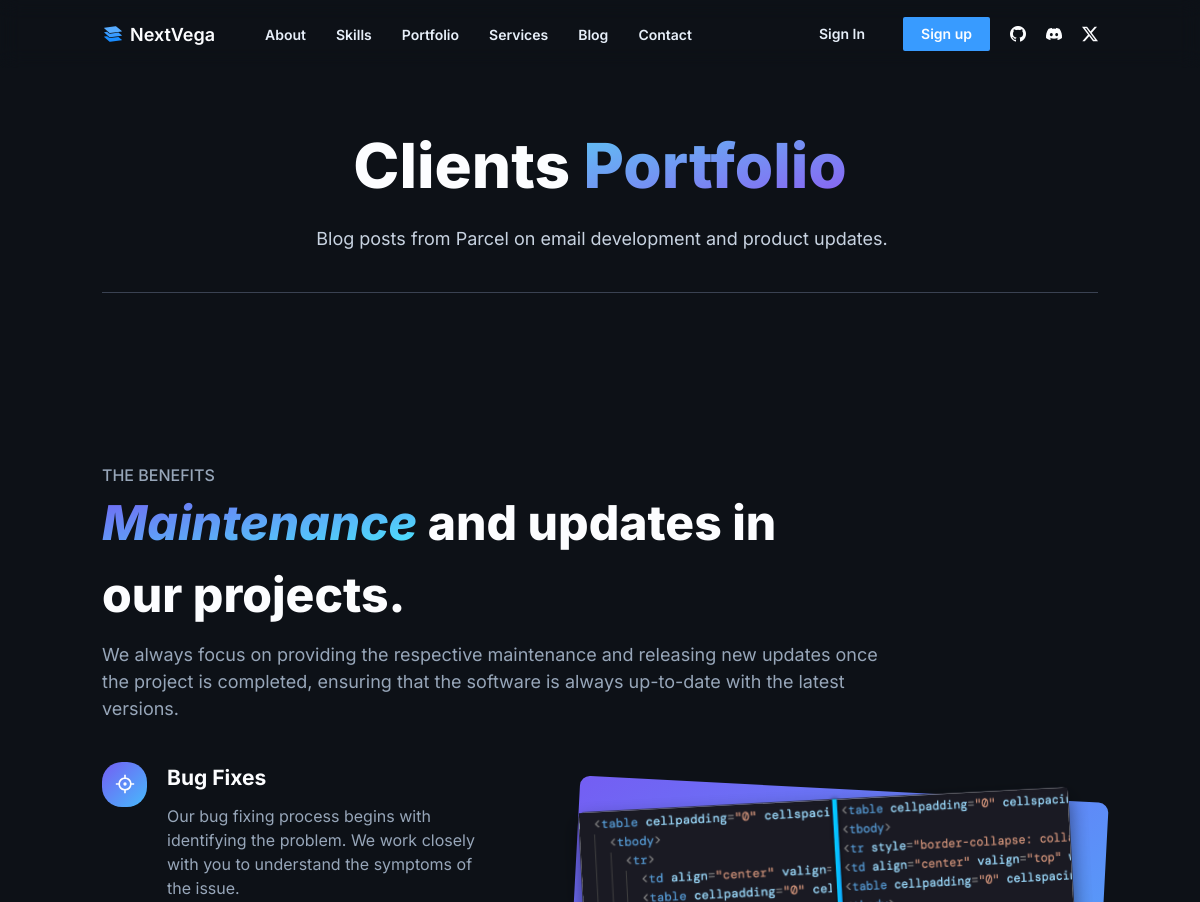
Page /portfolio/ (upper part) on the earlier database version.
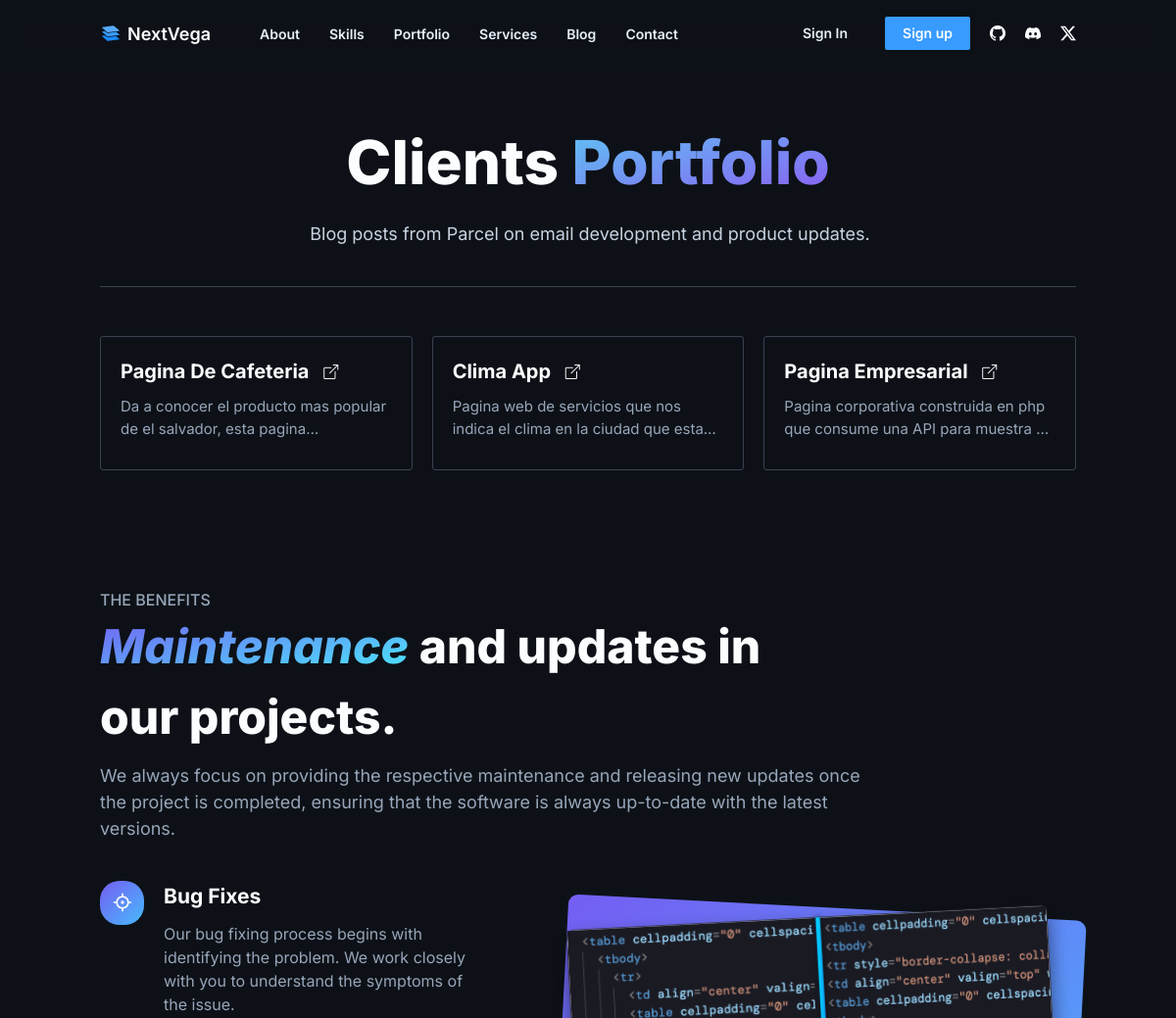
Same page on the later database version.
### home/models.py (models this page shows, shortened)
class ProyectosWeb(models.Model):
    nombre_proyecto = models.CharField(max_length=100)
    enlace_proyecto = models.CharField(max_length=100)
    contenido_proyecto = models.TextField(verbose_name='Contenido:')
    categoria_proyecto = models.ForeignKey(CategoriasWeb, on_delete=models.CASCADE, related_name='categoriaweb')
    created_at = models.DateTimeField(auto_now_add=True, verbose_name='Creado El :')
    updated_at = models.DateTimeField(auto_now =True, verbose_name='Actualizado El :')
    class Meta:
        verbose_name = "Proyecto"
        verbose_name_plural = "Proyecto"

### home/views.py (the view)
# urls.py: path('portfolio/', views.portfolio, name="portfolio"),
def portfolio(request):
    proyectosWeb = ProyectosWeb.objects.all().order_by('-id')
    return render(request, 'portfolio/index.html',{
        'title': 'Clients Portfolio',
        'proyectosWeb' : proyectosWeb
    })

### home/context_processors.py (called while the page is built)
def get_FormSingUp(request):
    formSingUp = FormSingUp()
    return{
        'formSingUp': formSingUp
    }

def get_FormSingIn(request):
    formSingIn = FormSingIn()
    return{
        'formSingIn': formSingIn
    }

def get_TinyMCE(request):
    tiny_mce = settings.TINYMCE_API
    return{
        'tiny_mce' : tiny_mce
    }

def public_Key(request):
    recaptcha = settings.RECAPTCHA_SITE_KEY
    return{
        'site_key': recaptcha
    }

### home/templates/portfolio/index.html (shortened to what this page needs)
{% extends 'layouts/layout.html' %}
{% load static %}
{% block content%}
<main class="contenedor main__principal main__principal__child main__principal__child-about">
    <section class="main__principal__text">
        <div class="main__principal__text__header">
            <h1 class="main__principal__text__header-slogan ">Clients <span class="main__principal__text__header-slogan--color">Portfolio</span></h1>
        </div>
        <div class="main__principal__text__description">
            <p class="main__principal__text__description-more">
                Blog posts from Parcel on email development and product updates.
            </p>
        </div>
    </section>
</main>
<section class="contenedor code__editor__principal__main code__editor__principal__main-projects portfolio__project">
    <section class="code__editor__principal__main__skills-3">
        {% for proyectos in proyectosWeb %}
            <a class="code__editor__principal__main__skills__item code__editor__principal__main__skills__item-backgroundMove" href="{{proyectos.enlace_proyecto}}" target="_blank">
                <h3 class="code__editor__principal__main__skills__item-title">{{proyectos.nombre_proyecto}} <i class="bi bi-box-arrow-up-right"></i></h3>
                <p class="code__editor__principal__main__skills__item-text">{{proyectos.contenido_proyecto}}</p>
            </a>
        {% endfor %}
    </section>
</section>
<section class="contenedor code__editor__principal__main delete__margin__top">
    <section class="code__editor__principal__header__main">
        <h3 class="code__editor__principal__header__main-subtitle">The benefits</h3>
        <h1 class="code__editor__principal__header__main-title code__editor__principal__header__main-title-small"> <span class="code__editor__principal__header__main-title-color">Maintenance</span> and updates in our projects.</h1>
    </section>
    <section class="code__editor__principal__main__description">
        <p class="code__editor__principal__main__description-text">
            We always focus on providing the respective maintenance and releasing new updates once the project is
            completed, ensuring that the software is always up-to-date with the latest versions.
        </p>
    </section>
    <article class="code__editor__principal__main__grid">
        <section class="code__editor__principal__main__skills-2">
            <article class="code__editor__principal__main__skills__item">
                <div class="code__editor__principal__main__skills__item-svg">
                    <div class="code__editor__principal__main__skills__item-svg-box">
                    </div>
                </div>
                <div class="code__editor__principal__main__skills__item-grid">
                    <h3 class="code__editor__principal__main__skills__item-title">Bug Fixes</h3>
                    <p class="code__editor__principal__main__skills__item-text">
                        Our bug fixing process begins with identifying the problem. We work closely with you to understand the symptoms of the issue.
                    </p>
                </div>
            </article>
        </section>
        <div class="code__editor__principal__main__img">
            <img src="{% static 'build/img/comparacion.svg' %}" alt="brand">
        </div>
    </article>
</section>
{% endblock %}

### home/templates/layouts/layout.html (shortened to what this page needs)
{% load static %}
<!DOCTYPE html>
<html lang="en">
<head>
    <link rel="stylesheet" href="https://cdn.jsdelivr.net/npm/bootstrap-icons@1.11.3/font/bootstrap-icons.min.css">
    <link rel="stylesheet" type="text/css" href="https://cdn.jsdelivr.net/npm/toastify-js/src/toastify.min.css">
    <link href="https://unpkg.com/aos@2.3.1/dist/aos.css" rel="stylesheet">
    <link rel="stylesheet" type="text/css" href="{% static 'build/css/app.css' %}" as="stylesheet">
</head>
<body>
    <header class="header__principal">
        <nav class="contenedor header__principal__grid">
            <section class="header__principal__nav">
                <a class="header__principal__nav__logo" href="{% url 'inicio' %}">
                    <img class="header__principal__nav__logo-img" src="{% static 'build/img/logo.svg' %}" alt="logo">
                    <h1 class="header__principal__nav__logo-text">NextVega</h1>
                </a>
                <ul class="header__principal__nav__list">
                    <li class="header__principal__nav__list__item">
                        <a class="header__principal__nav__list__item-link" href="{% url 'about'%}"> About</a>
                    </li>
                    <li class="header__principal__nav__list__item">
                        <a class="header__principal__nav__list__item-link" href="{% url 'skills'%}"> Skills</a>
                    </li>
                    <li class="header__principal__nav__list__item">
                        <a class="header__principal__nav__list__item-link" href="{% url 'portfolio'%}"> Portfolio</a>
                    </li>
                    <li class="header__principal__nav__list__item">
                        <a class="header__principal__nav__list__item-link" href="{% url 'services'%}"> Services</a>
                    </li>
                    <li class="header__principal__nav__list__item">
                        <a class="header__principal__nav__list__item-link" href="{% url 'blog'%}"> Blog</a>
                    </li>
                    <li class="header__principal__nav__list__item">
                        <a class="header__principal__nav__list__item-link" href="{% url 'contact'%}"> Contact</a>
                    </li>
                </ul>
            </section>
            <section class="header__principal__login">
                <ul class="header__principal__login__list">
                    <li class="header__principal__login__list__item">
                        {% if user.is_authenticated %}
                            <button class="header__principal__login__list__item-button-user">Welcome: @{{user}}</button>
                        {% else %}
                            <button class="header__principal__login__list__item-button" id="mostrarModal2">Sign In</button>
                        {% endif%}
                    </li>
                    <li class="header__principal__login__list__item">
                        {% if user.is_authenticated %}
                            <a href="{% url 'logout' %}" class="header__principal__login__list__item-button-logout">Login Out</a>
                        {% else %}
                            <button class="header__principal__login__list__item-button" id="mostrarModal">Sign up</button>
                        {% endif%}
                    </li>
                    <li class="header__principal__login__list__item">
                        <a href="#">
                            <i class="bi bi-github"></i>
                        </a>
                    </li>
                    <li class="header__principal__login__list__item">
                        <a href="#">
                            <i class="bi bi-discord"></i>
                        </a>
                    </li>
                    <li class="header__principal__login__list__item">
                        <a href="#">
                            <i class="bi bi-twitter-x"></i>
                        </a>
                    </li>
                </ul>
            </section>
        </nav>
    </header>
    {% block content%}
    {% endblock %}
</body>
</html>

Differences in the rows shown:
added ProyectosWeb: nombre_proyecto "Pagina De Cafeteria", contenido_proyecto "Da a conocer el producto mas popular de el salvador, esta…"
added ProyectosWeb: nombre_proyecto "Clima App", contenido_proyecto "Pagina web de servicios que nos indica el clima en la ciudad que…"
added ProyectosWeb: nombre_proyecto "Pagina Empresarial", contenido_proyecto "Pagina corporativa construida en php que consume una API para muestra…"
